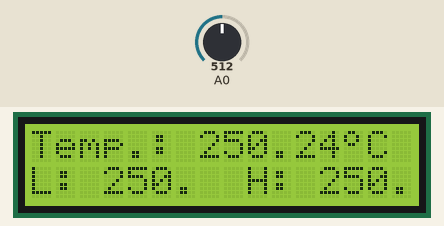
This sketch was run on a simulated Arduino Uno, built with avr-gcc and run on an emulated ATmega328P. Parts: 16×2 character LCD. The inputs (shaded band) are chosen by the test bench; at power-on: A0 = 512.

Above: at 1.2 s.
1.3 s: A0 set to 716
At 3.2 s:
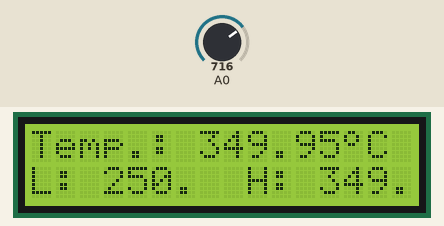
3.5 s: A0 set to 900
At 4.5 s:
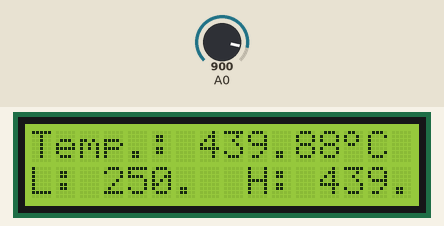
5.6 s: A0 set to 1009
At 6.7 s:
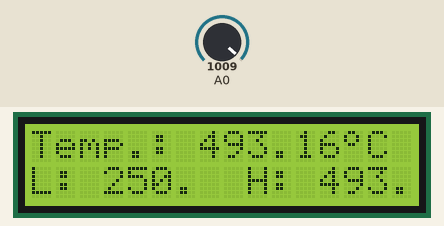
Timing chart, 0 to 8.6 s (numbered marks = the images above; inputs shaded):
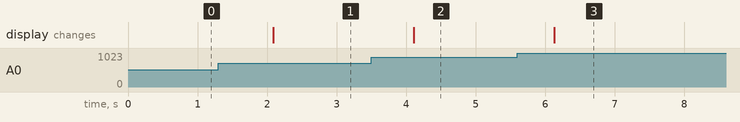

Measured:
- after the input at 1.3 s, the display: changes after 0.79 s (image 1)
- after the input at 3.5 s, the display: changes after 0.61 s (image 2)
- after the input at 5.6 s, the display: changes after 0.53 s (image 3)

The sketch:

Pratica34_Disply_LCD_Temperatura_LM35.ino
```cpp
#include <LiquidCrystal.h>

LiquidCrystal lcd(12, 11, 5, 4, 3, 2);

byte grau[8] ={ B00001100,B00010010,B00010010,B00001100,
                B00000000,B00000000,B00000000,B00000000,};

float tempMin = 999;
float tempMax = 0;

void setup(){
  lcd.begin(16, 2);
  lcd.createChar(0, grau);
}

void loop(){
  float sense=analogRead(A0);

  float tempC=(((sense*5)/(1023)))/0.01;

  if (tempC < tempMin)  {
    tempMin = tempC;
  }
  if (tempC > tempMax)  {
    tempMax = tempC;
  }

  lcd.clear();
  lcd.setCursor(0, 0);
  lcd.print("Temp.: ");
  lcd.setCursor(7, 0);
  lcd.print(tempC);
  lcd.setCursor(13, 0);
  lcd.write((byte)0);
  lcd.setCursor(14, 0);
  lcd.print("C");

  lcd.setCursor(0, 1);
  lcd.print("L:");
  lcd.setCursor(3, 1);
  lcd.print(tempMin);
  lcd.setCursor(7, 1);
  lcd.print("  H: ");
  lcd.setCursor(12, 1);
  lcd.print(tempMax);

  delay(1000);
}
```
